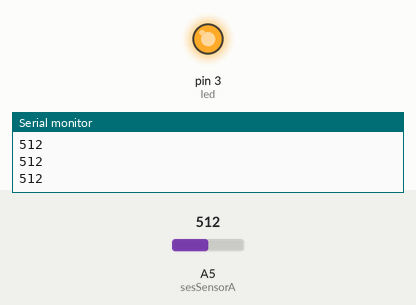
Simulated run of this sketch. Board: Arduino Uno, built with avr-gcc and run on an emulated ATmega328P. Shown: output pins drawn as LEDs (lit = HIGH), the last lines printed to the serial monitor. The test bench sets the inputs (shaded band); at power-on: A5 (sesSensorA) = 512.

Above: at 1.2 s.
1.3 s: A5 (sesSensorA) set to 93
2.8 s: A5 (sesSensorA) set to 81
At 4.0 s:
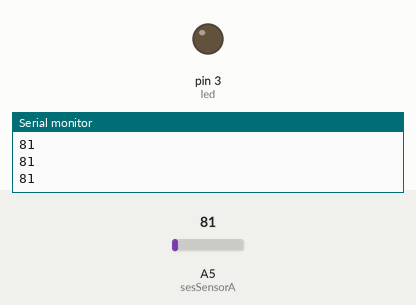
4.3 s: A5 (sesSensorA) set to 122
At 5.3 s:
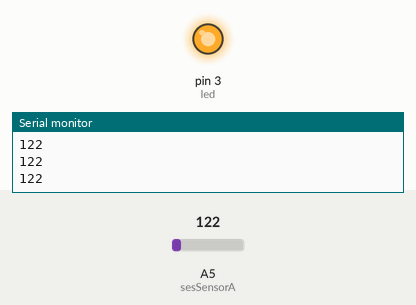
5.9 s: A5 (sesSensorA) set to 75
At 6.6 s:
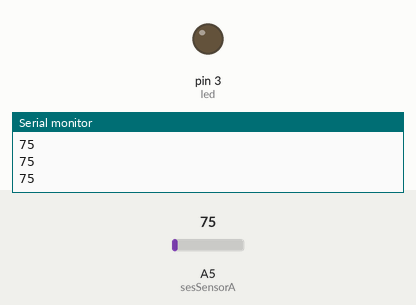
Timing chart, 0 to 8.5 s (numbered marks = the images above; inputs shaded):
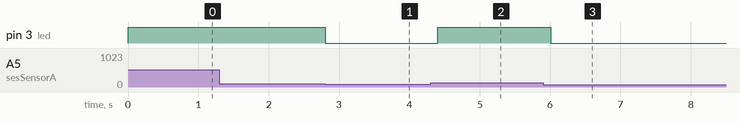

Measured:
- the behaviour switches between 86 and 85 on A5 (sesSensorA) (found by bisection; images 0 and 1)
- after the input at 2.8 s, pin 3 (led): HIGH → LOW at once
- after the input at 4.3 s, pin 3 (led): LOW → HIGH after 0.11 s
- after the input at 5.9 s, pin 3 (led): HIGH → LOW after 0.11 s

The sketch:

Ak_ll__mikrofon_sens_r_.ino
```cpp
#define sesSensorA 5
#define led 3
int durum;

void setup() {
  Serial.begin(9600);
  pinMode(sesSensorA, INPUT);
  pinMode(led, OUTPUT);
}

void loop() {
  durum = analogRead(sesSensorA);
  Serial.println(durum);
  if (durum > 85){
    digitalWrite(3,1);
    delay(200);
  }
  else{
    digitalWrite(3,0);
    delay(200);
  }
}
```
